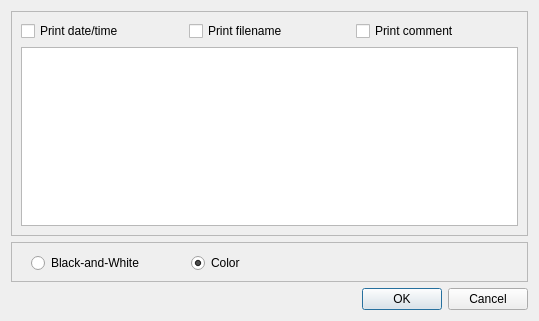
<?xml version="1.0" encoding="UTF-8"?>
<ui version="4.0">
 <class>PrintDialog</class>
 <widget class="QDialog" name="PrintDialog">
  <property name="windowModality">
   <enum>Qt::ApplicationModal</enum>
  </property>
  <property name="geometry">
   <rect>
    <x>0</x>
    <y>0</y>
    <width>539</width>
    <height>321</height>
   </rect>
  </property>
  <property name="minimumSize">
   <size>
    <width>380</width>
    <height>200</height>
   </size>
  </property>
  <property name="maximumSize">
   <size>
    <width>640</width>
    <height>760</height>
   </size>
  </property>
  <property name="windowTitle">
   <string>Print to PDF</string>
  </property>
  <layout class="QVBoxLayout" name="verticalLayout">
   <item>
    <widget class="QFrame" name="frame_2">
     <property name="frameShape">
      <enum>QFrame::StyledPanel</enum>
     </property>
     <property name="frameShadow">
      <enum>QFrame::Plain</enum>
     </property>
     <layout class="QVBoxLayout" name="verticalLayout_3">
      <item>
       <layout class="QVBoxLayout" name="verticalLayout_2">
        <item>
         <layout class="QHBoxLayout" name="horizontalLayout">
          <property name="sizeConstraint">
           <enum>QLayout::SetMaximumSize</enum>
          </property>
          <item>
           <widget class="QCheckBox" name="checkBoxDate">
            <property name="text">
             <string>Print date/time</string>
            </property>
           </widget>
          </item>
          <item>
           <widget class="QCheckBox" name="checkBoxName">
            <property name="text">
             <string>Print filename</string>
            </property>
           </widget>
          </item>
          <item>
           <widget class="QCheckBox" name="checkBoxComment">
            <property name="text">
             <string>Print comment</string>
            </property>
           </widget>
          </item>
         </layout>
        </item>
        <item>
         <widget class="QTextEdit" name="textEdit"/>
        </item>
       </layout>
      </item>
     </layout>
    </widget>
   </item>
   <item>
    <widget class="QFrame" name="frame_3">
     <property name="minimumSize">
      <size>
       <width>0</width>
       <height>40</height>
      </size>
     </property>
     <property name="frameShape">
      <enum>QFrame::StyledPanel</enum>
     </property>
     <property name="frameShadow">
      <enum>QFrame::Raised</enum>
     </property>
     <widget class="QRadioButton" name="radioButton">
      <property name="geometry">
       <rect>
        <x>20</x>
        <y>10</y>
        <width>151</width>
        <height>22</height>
       </rect>
      </property>
      <property name="text">
       <string>Black-and-White</string>
      </property>
     </widget>
     <widget class="QRadioButton" name="radioButton_2">
      <property name="geometry">
       <rect>
        <x>180</x>
        <y>10</y>
        <width>121</width>
        <height>22</height>
       </rect>
      </property>
      <property name="text">
       <string>Color</string>
      </property>
      <property name="checked">
       <bool>true</bool>
      </property>
     </widget>
    </widget>
   </item>
   <item>
    <widget class="QDialogButtonBox" name="buttonBox">
     <property name="orientation">
      <enum>Qt::Horizontal</enum>
     </property>
     <property name="standardButtons">
      <set>QDialogButtonBox::Cancel|QDialogButtonBox::Ok</set>
     </property>
    </widget>
   </item>
  </layout>
 </widget>
 <resources/>
 <connections>
  <connection>
   <sender>buttonBox</sender>
   <signal>accepted()</signal>
   <receiver>PrintDialog</receiver>
   <slot>accept()</slot>
   <hints>
    <hint type="sourcelabel">
     <x>248</x>
     <y>254</y>
    </hint>
    <hint type="destinationlabel">
     <x>157</x>
     <y>274</y>
    </hint>
   </hints>
  </connection>
  <connection>
   <sender>buttonBox</sender>
   <signal>rejected()</signal>
   <receiver>PrintDialog</receiver>
   <slot>reject()</slot>
   <hints>
    <hint type="sourcelabel">
     <x>316</x>
     <y>260</y>
    </hint>
    <hint type="destinationlabel">
     <x>286</x>
     <y>274</y>
    </hint>
   </hints>
  </connection>
 </connections>
</ui>
